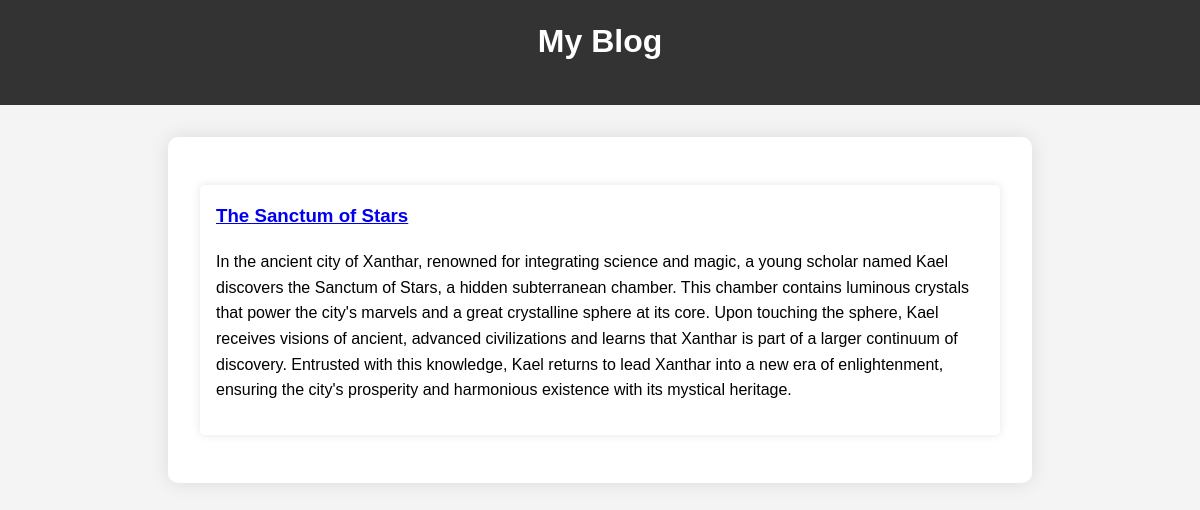
Page /user/1/articles on the earlier database version.
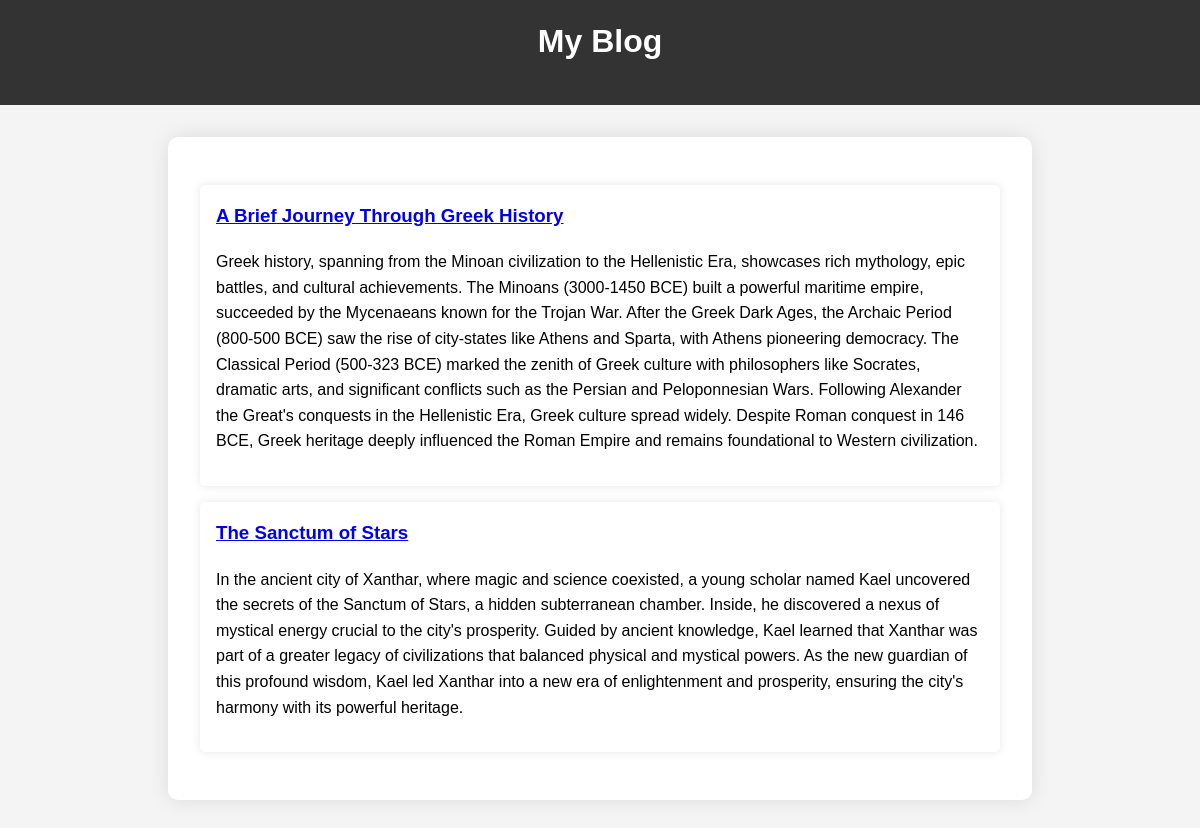
Same page on the later database version.
### tables this page shows
CREATE TABLE articles (
    id INTEGER PRIMARY KEY AUTOINCREMENT,
    title TEXT NOT NULL DEFAULT '',
    subtitle TEXT NOT NULL DEFAULT '',
    content TEXT NOT NULL DEFAULT '',
    tldr TEXT NOT NULL DEFAULT '',
    saved_title TEXT NOT NULL DEFAULT '',
    saved_subtitle TEXT NOT NULL DEFAULT '',
    saved_content TEXT NOT NULL DEFAULT '',
    author_id INTEGER NOT NULL,
    created TIMESTAMP DEFAULT CURRENT_TIMESTAMP,
    draft BOOLEAN DEFAULT TRUE,
    last_saved TIMESTAMP DEFAULT CURRENT_TIMESTAMP,
    blog_id INTEGER NOT NULL DEFAULT 0,
    FOREIGN KEY (blog_id) REFERENCES blogs (id)
);

### app.py (the view)
@app.route('/user/<int:user_id>/articles', methods=('GET',))
def articles(user_id):
    conn = get_db_connection()
    articles = conn.execute('SELECT id, title, subtitle, tldr FROM articles WHERE author_id = ? AND DRAFT = FALSE', (user_id,)).fetchall()
    conn.close()
    return render_template('articles.html', articles=articles)

### app.py (called while the page is built)
def get_db_connection():
    conn = sqlite3.connect(DATABASE)
    conn.row_factory = sqlite3.Row
    return conn

### templates/articles.html
{% extends 'base.html' %}
{% block content %}
<ul>
  {% for article in articles %}
    <li>
      <h3><a href="{{ url_for('view_article', article_id=article.id) }}">{{ article.title }}</a></h3>
      <p>{{ article.tldr }}</p>
    </li>
  {% endfor %}
{% endblock %}

### templates/base.html (shortened to what this page needs)
<!DOCTYPE html>
<html lang="en">
<head>
    <link rel="stylesheet" href="{{ url_for('static', filename='style.css') }}">
</head>
<body>
    <header>
        <h1><a href="{{ url_for('index') }}">My Blog</a></h1>
    </header>
    <main>
        {% block content %}{% endblock %}
    </main>
</body>
</html>

### static/style.css (style rules this page uses)
body { font-family: Arial, sans-serif; margin: 0; padding: 0; background-color: #f4f4f4; line-height: 1.6; }
header { background-color: #333; color: white; padding: 1rem; text-align: center; }
header a { color: white; text-decoration: none; }
main { max-width: 800px; margin: 2rem auto; padding: 2rem; background-color: white; border-radius: 10px; box-shadow: 0 0 20px rgba(0, 0, 0, 0.1); }
h1, h2, h3 { margin-top: 0; }
ul { list-style: none; padding: 0; }
ul li { background-color: white; margin: 1rem 0; padding: 1rem; border-radius: 5px; box-shadow: 0 0 10px rgba(0, 0, 0, 0.1); }

Differences in the rows shown:
now on this page (row edited): articles: title "A Brief Journey Through Greek History", tldr "Greek history, spanning from the Minoan civilization to the Hellenistic Era, showcases rich mythology, epic battles, and cultural achievements. The Minoans (3000-1450 BCE) built a powerful maritime empire, succeeded by the Mycenaeans known for the Trojan War. After the Greek Dark Ages, the Archaic Period (800-500 BCE) saw the rise of city-states like Athens and Sparta, with Athens pioneering democracy. The Classical Period (500-323 BCE) marked the zenith of Greek culture with philosophers like Socrates, dramatic arts, and significant conflicts such as the Persian and Peloponnesian Wars. Following Alexander the Great's conquests in the Hellenistic Era, Greek culture spread widely. Despite…"
changed articles "The Sanctum of Stars": tldr "…ancient city of Xanthar, renowned for integrating science and magic, a young scholar named Kael discovers the Sanctum of Stars, a hidden subterranean chamber. This chamber contains luminous crystals that power the city's marvels and a great crystalline sphere at its core. Upon touching the sphere, Kael receives visions of ancient, advanced civilizations and learns that Xanthar is part of a larger continuum of discovery. Entrusted with this knowledge, Kael returns to lead Xanthar into a new era of enlightenment, ensuring the city's prosperity and harmonious existence with its mystical heritage." → "…ancient city of Xanthar, where magic and science coexisted, a young scholar named Kael uncovered the secrets of the Sanctum of Stars, a hidden subterranean chamber. Inside, he discovered a nexus of mystical energy crucial to the city's prosperity. Guided by ancient knowledge, Kael learned that Xanthar was part of a greater legacy of civilizations that balanced physical and mystical powers. As the new guardian of this profound wisdom, Kael led Xanthar into a new era of enlightenment and prosperity, ensuring the city's harmony with its powerful heritage."
